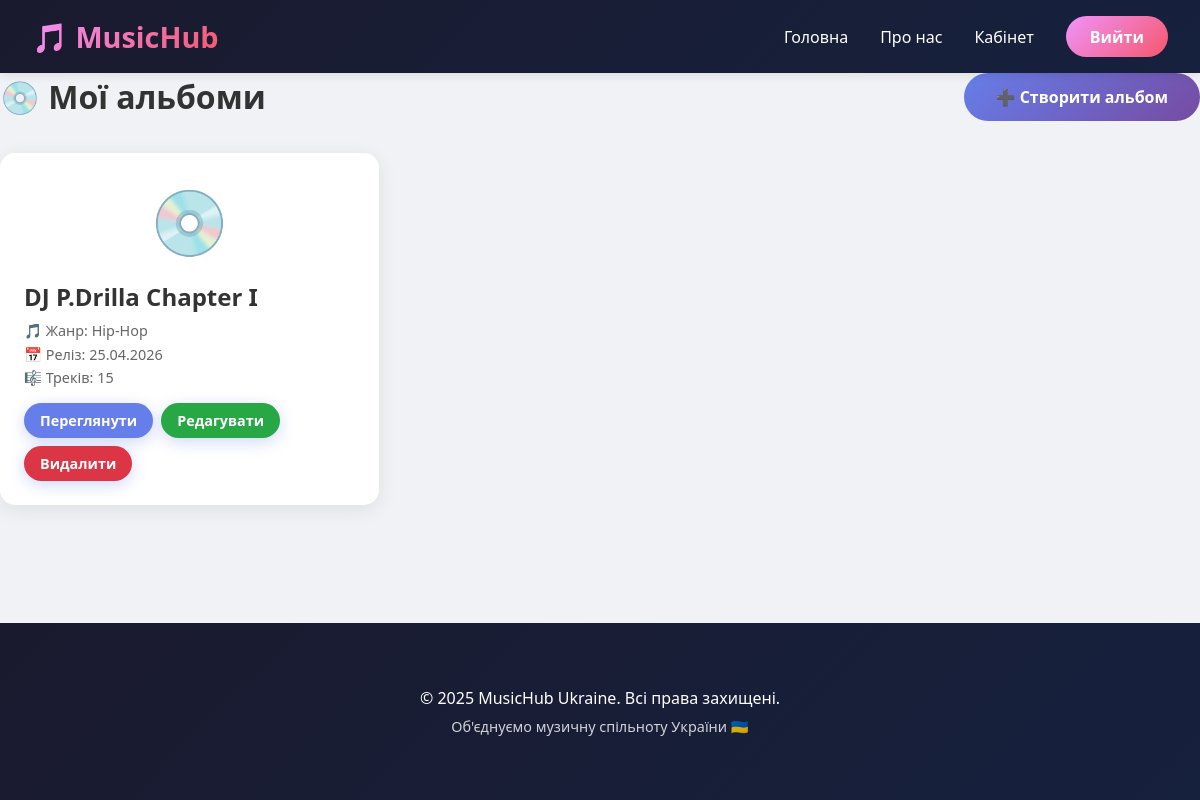
/albums/ (signed in), run on the app's committed database.
### music/models.py (models this page shows, shortened)
class Album(models.Model):
    title = models.CharField(max_length=200)
    artist = models.ForeignKey(User, on_delete=models.CASCADE, limit_choices_to={'role': 'artist'})
    release_date = models.DateField()
    genre = models.ForeignKey(Genre, on_delete=models.SET_NULL, null=True)
    description = models.TextField(blank=True)
    created_at = models.DateTimeField(auto_now_add=True)

class Genre(models.Model):
    name = models.CharField(max_length=100, unique=True)
    description = models.TextField(blank=True)
    created_at = models.DateTimeField(auto_now_add=True)

### music/views.py (the view)
# urls.py: path('albums/', views.album_list, name='album_list'),
@login_required
def album_list(request):
    if request.user.role != 'artist':
        messages.error(request, 'У вас немає доступу до цієї сторінки')
        return redirect('music:dashboard')
    albums = Album.objects.filter(artist=request.user).annotate(
        tracks_count=Count('tracks')
    ).order_by('-created_at')
    context = {'albums': albums}
    return render(request, 'music/album_list.html', context)

### music/templates/music/album_list.html (shortened to what this page needs)
{% extends "music/base.html" %}
{% block content %}
<div class="albums-container">
    <div class="page-header">
        <h1>💿 Мої альбоми</h1>
        <a href="{% url 'music:album_create' %}" class="btn-primary">➕ Створити альбом</a>
    </div>
    {% if albums %}
    <div class="albums-grid">
        {% for album in albums %}
        <div class="album-card">
            <div class="album-icon">💿</div>
            <h3 class="album-title">{{ album.title }}</h3>
            <div class="album-info">
                <span>🎵 Жанр: {{ album.genre.name|default:"Не вказано" }}</span>
                <span>📅 Реліз: {{ album.release_date|date:"d.m.Y" }}</span>
                <span>🎼 Треків: {{ album.tracks_count }}</span>
            </div>
            <div class="album-actions">
                <a href="{% url 'music:album_detail' album.pk %}" class="btn btn-view">Переглянути</a>
                <a href="{% url 'music:album_update' album.pk %}" class="btn btn-edit">Редагувати</a>
                <a href="{% url 'music:album_delete' album.pk %}" class="btn btn-delete">Видалити</a>
            </div>
        </div>
        {% endfor %}
    </div>
    {% endif %}
</div>
{% endblock %}

### data on the page
Album: title "DJ P.Drilla Chapter I", genre.name "Hip-Hop", release_date "25.04.2026", tracks_count "15"

### other printed values
{{ year|default:2025 }} "2025"
